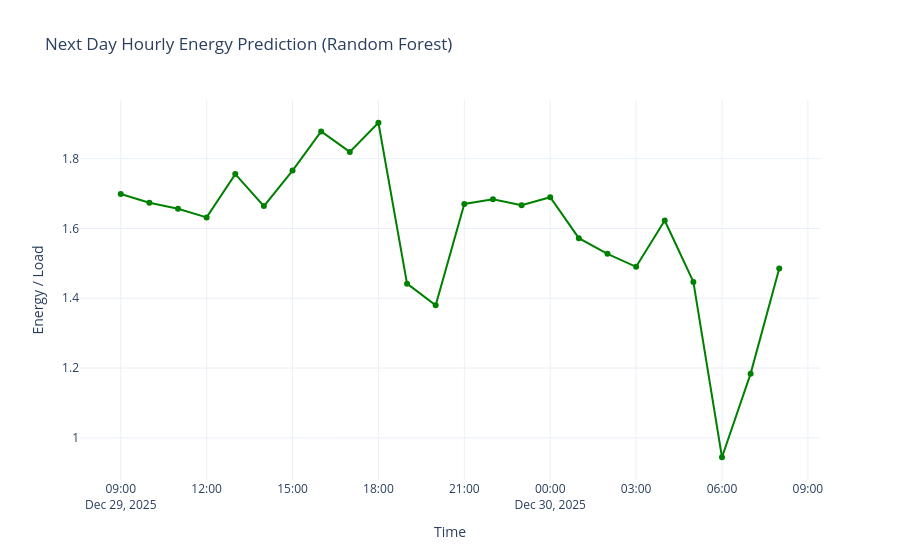

The cell this chart's notebook holds for it:
### Code cell
# -----------------------------
# 1. Identify last timestamp
# -----------------------------
last_time = rf_X.index.max()
print("Last timestamp:", last_time)

# -----------------------------
# 2. Create next day hourly timestamps
# -----------------------------
next_day_times = pd.date_range(
    start=last_time + pd.Timedelta(hours=1),
    periods=24,
    freq="h"
)

next_day_X = pd.DataFrame(index=next_day_times)
next_day_X["hour"] = next_day_X.index.hour
next_day_X["weekday"] = next_day_X.index.weekday

hour = next_day_X["hour"]
weekday = next_day_X["weekday"]

# -----------------------------
# 3. Prepare historical stats (PAST DATA ONLY)
# -----------------------------
hist_df = rf_X.loc[rf_X.index < next_day_times[0]].copy()
hist_df["hour"] = hist_df.index.hour
hist_df["weekday"] = hist_df.index.weekday

# Weekday + hour mean
weekday_hour_means = (
    hist_df
    .groupby(["weekday", "hour"])[["AVG_CURRENT", "AVG_V_LN"]]
    .mean()
)

# Hour-only fallback
hour_means = hist_df.groupby("hour")[["AVG_CURRENT", "AVG_V_LN"]].mean()

# -----------------------------
# 4. Populate AVG_CURRENT & AVG_V_LN (CORRECT WAY)
# -----------------------------
next_day_X = next_day_X.merge(
    weekday_hour_means,
    left_on=["weekday", "hour"],
    right_index=True,
    how="left"
)

# Fallbacks
for col in ["AVG_CURRENT", "AVG_V_LN"]:
    next_day_X[col] = next_day_X[col].fillna(
        next_day_X["hour"].map(hour_means[col])
    )

next_day_X[["AVG_CURRENT", "AVG_V_LN"]] = (
    next_day_X[["AVG_CURRENT", "AVG_V_LN"]]
    .fillna(hist_df[["AVG_CURRENT", "AVG_V_LN"]].mean())
)

# -----------------------------
# 5. Power proxy
# -----------------------------
next_day_X["power_proxy"] = (
    next_day_X["AVG_CURRENT"] * next_day_X["AVG_V_LN"]
)

# -----------------------------
# 6. Cyclical time encoding
# -----------------------------
next_day_X["hour_sin"] = np.sin(2 * np.pi * hour / 24)
next_day_X["hour_cos"] = np.cos(2 * np.pi * hour / 24)
next_day_X["weekday_sin"] = np.sin(2 * np.pi * weekday / 7)
next_day_X["weekday_cos"] = np.cos(2 * np.pi * weekday / 7)

# -----------------------------
# 7. Lag features (target-based)
# -----------------------------
hist_df["kwh_lag_1"]   = y.shift(1)
hist_df["kwh_lag_8"]   = y.shift(8)
hist_df["kwh_lag_24"]  = y.shift(24)
hist_df["kwh_lag_168"] = y.shift(168)

lag_cols = ["kwh_lag_1", "kwh_lag_8", "kwh_lag_24", "kwh_lag_168"]
weekday_hour_lag_means = (
    hist_df
    .groupby(["weekday", "hour"])[lag_cols]
    .mean()
)
hour_lag_means = (
    hist_df
    .groupby("hour")[lag_cols]
    .mean()
)

next_day_X = next_day_X.merge(
    weekday_hour_lag_means,
    left_on=["weekday", "hour"],
    right_index=True,
    how="left"
)
# Fallback
for col in lag_cols:
    next_day_X[col] = next_day_X[col].fillna(
        next_day_X["hour"].map(hour_lag_means[col])
    )

next_day_X[lag_cols] = next_day_X[lag_cols].fillna(
    hist_df[lag_cols].mean()
)

# -----------------------------
# 8. Rolling statistics
# -----------------------------
hist_df["kwh_roll_2"] = y.rolling(2).mean()
hist_df["kwh_roll_24"] = y.rolling(24).mean()

roll_cols = ["kwh_roll_2", "kwh_roll_24"]
weekday_hour_roll_means = (
    hist_df
    .groupby(["weekday", "hour"])[roll_cols]
    .mean()
)
hour_roll_means = (
    hist_df
    .groupby("hour")[roll_cols]
    .mean()
)

next_day_X = next_day_X.merge(
    weekday_hour_roll_means,
    left_on=["weekday", "hour"],
    right_index=True,
    how="left"
)

# Fallback
for col in roll_cols:
    next_day_X[col] = next_day_X[col].fillna(
        next_day_X["hour"].map(hour_roll_means[col])
    )

next_day_X[roll_cols] = next_day_X[roll_cols].fillna(
    hist_df[roll_cols].mean()
)

# -----------------------------
# 9. Shift & calendar features
# -----------------------------
next_day_X["is_7to15_shift"] = ((hour >= 7) & (hour <= 15)).astype(int)
next_day_X["is_sunday"] = (weekday == 6).astype(int)

# -----------------------------
# 10. Gap & activity flags
# -----------------------------
next_day_X["time_since_gap"] = rf_X["time_since_gap"].iloc[-1] + 1
next_day_X["low_activity_detected"] = rf_X["low_activity_detected"].iloc[-1]
next_day_X["spike_detected"] = rf_X["spike_detected"].iloc[-1]

# -----------------------------
# 11. Align feature order
# -----------------------------
next_day_X = next_day_X[rf_feature_cols]

# -----------------------------
# 12. Predict (Random Forest)
# -----------------------------
next_day_pred = rf_random.predict(next_day_X)

# -----------------------------
# 13. Forecast DataFrame
# -----------------------------
forecast_df = pd.DataFrame(
    {"Predicted": next_day_pred},
    index=next_day_X.index
)

# -----------------------------
# 14. Plot
# -----------------------------
fig = go.Figure()
fig.add_trace(go.Scatter(
    x=forecast_df.index,
    y=forecast_df["Predicted"],
    mode="lines+markers",
    name="Predicted Next Day",
    line=dict(color="green", width=2)
))

fig.update_layout(
    title="Next Day Hourly Energy Prediction (Random Forest)",
    xaxis_title="Time",
    yaxis_title="Energy / Load",
    template="plotly_white"
)

fig.show()

### Figure 1 — Plotly figure (JSON) as saved in the notebook; plotly's stock layout.template omitted (floating-point values rounded to 4 significant figures)
{"data": [{"line": {"color": "green", "width": 2}, "mode": "lines+markers", "name": "Predicted Next Day", "type": "scatter", "x": ["2025-12-29T09:00:00.000000000", "2025-12-29T10:00:00.000000000", "2025-12-29T11:00:00.000000000", "2025-12-29T12:00:00.000000000", "2025-12-29T13:00:00.000000000", "2025-12-29T14:00:00.000000000", "2025-12-29T15:00:00.000000000", "2025-12-29T16:00:00.000000000", "2025-12-29T17:00:00.000000000", "2025-12-29T18:00:00.000000000", "2025-12-29T19:00:00.000000000", "2025-12-29T20:00:00.000000000", "2025-12-29T21:00:00.000000000", "2025-12-29T22:00:00.000000000", "2025-12-29T23:00:00.000000000", "2025-12-30T00:00:00.000000000", "2025-12-30T01:00:00.000000000", "2025-12-30T02:00:00.000000000", "2025-12-30T03:00:00.000000000", "2025-12-30T04:00:00.000000000", "2025-12-30T05:00:00.000000000", "2025-12-30T06:00:00.000000000", "2025-12-30T07:00:00.000000000", "2025-12-30T08:00:00.000000000"], "y": [1.699, 1.674, 1.656, 1.632, 1.756, 1.664, 1.766, 1.878, 1.819, 1.903, 1.442, 1.38, 1.67, 1.684, 1.667, 1.689, 1.572, 1.527, 1.49, 1.623, 1.447, 0.9444, 1.184, 1.485]}], "layout": {"title": {"text": "Next Day Hourly Energy Prediction (Random Forest)"}, "xaxis": {"title": {"text": "Time"}}, "yaxis": {"title": {"text": "Energy / Load"}}}}
